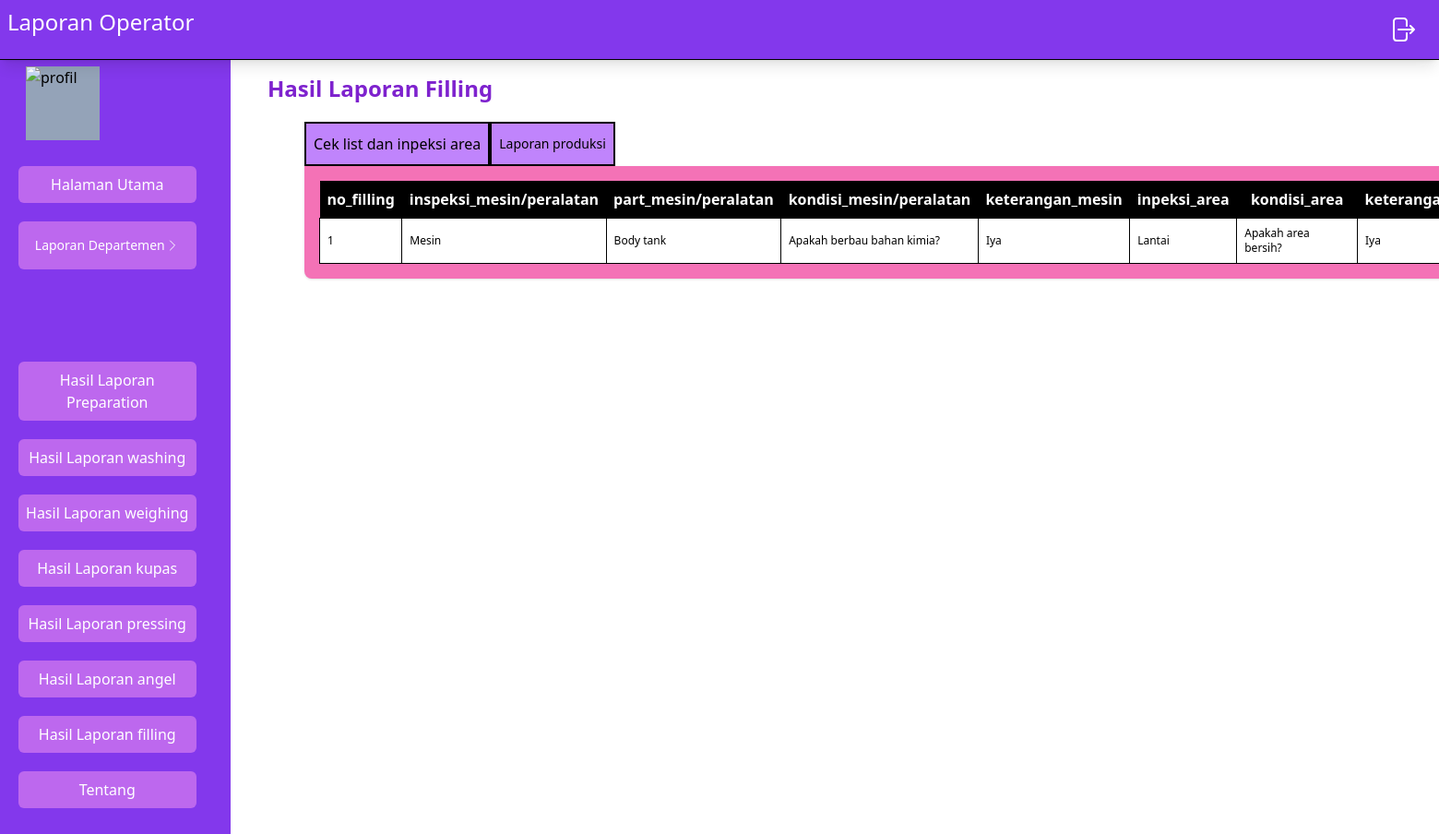
The app's page /src/Operator/laporanFilling.php, older data.
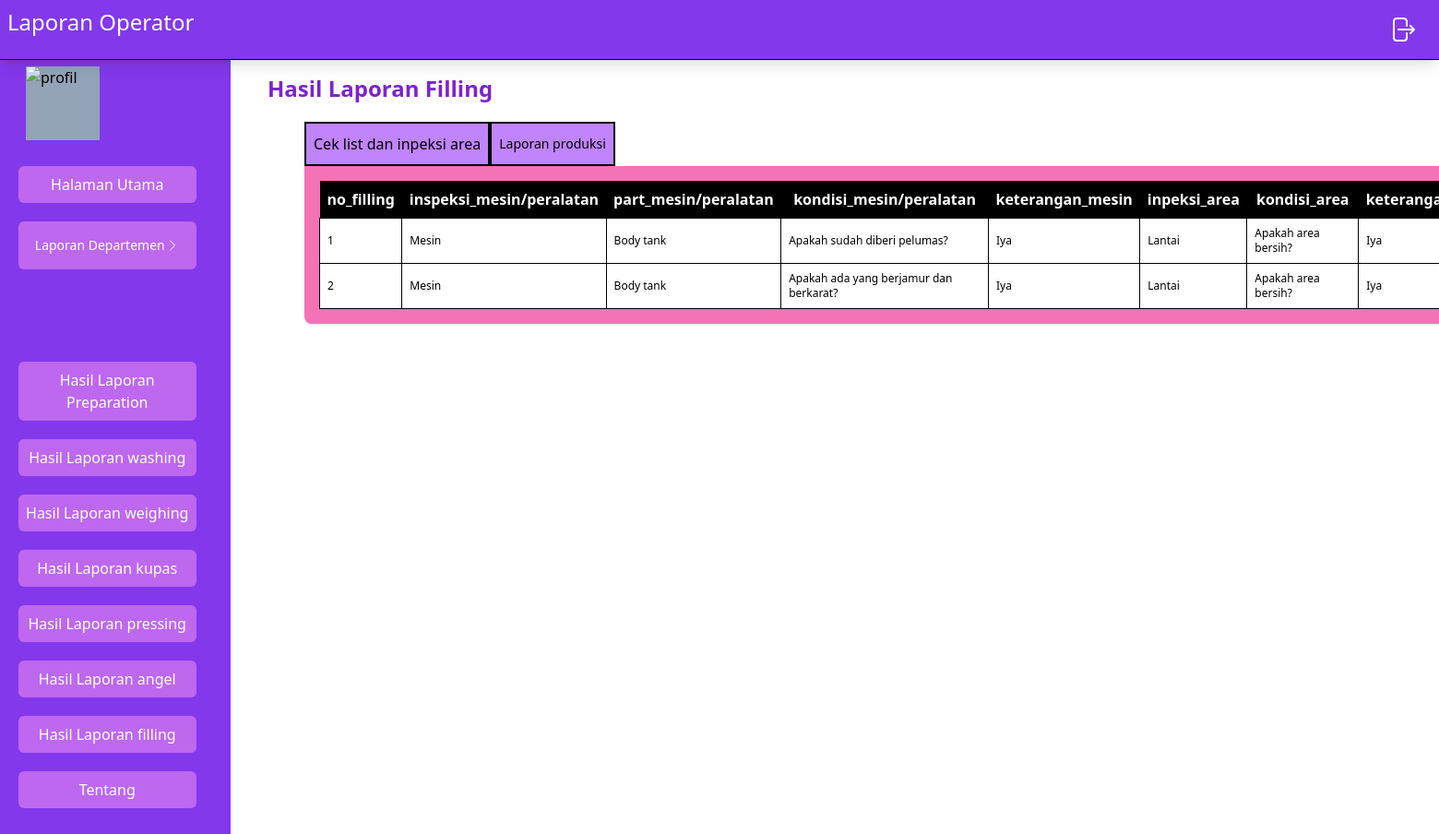
The same page, newer data.
### tables this page shows
CREATE TABLE `form_filling_inspeksi_area` (
  `no_filling` int NOT NULL,
  `inspeksi_mesin/peralatan` set('Mesin','Peralatan') NOT NULL,
  `part_mesin/peralatan` set('Body tank','Motor agilator','Pipa dan selang product','Conveyor','Nozzle','Mesin digital filling','Kaki mesin','Kabel selang angin','Krat','Slat','Jar 29L','Jar 5L','Selang air','Gelas ukur') NOT NULL,
  `kondisi_mesin/peralatan` varchar(50) NOT NULL,
  `keterangan_mesin` enum('Iya','Tidak') NOT NULL,
  `inpeksi_area` set('Lantai','Dinding','Gutter','Convayor','Wastafel stainless','pipa dan selang air') NOT NULL,
  `kondisi_area` set('Apakah area bersih?','Apakah ada area yang terkelupas?','Apakah ada area yang retak?','Apakah ada area yang berjamur?','Apakah ada sisa buah atau sayur?') NOT NULL,
  `keterangan_area` enum('Iya','Tidak') NOT NULL,
  `inspeksi_alat_cleaning` set('Alat pel','Tarikan air','Tools','Sikat','Sikat gagang','Sponge') NOT NULL,
  `kondisi_alat_cleaning` set('Apakah alat bersih?','Apakah alat berfungsi normal?','Apakah alat ada identitas?','Apakah alat bebas dari jamur?') NOT NULL,
  `keterangan_alat_cleaning` enum('Iya','Tidak') NOT NULL,
  `tanggal` date NOT NULL
);

### src/Operator/laporanFilling.php (the view, shortened to what this page needs)
<?php
include("navbar.php");
include("../koneksi.php");
$getDataCekList = mysqli_query($con ,"SELECT * FROM `form_filling_inspeksi_area` ");
?>
<!DOCTYPE html>
<html lang="en">
<head>
  <link rel="stylesheet" href="../../dist/output.css" />
</head>
<body>
  <div>
    <div class="flex">
      <div class="mainPage container mt-20 w-1/2 ml-20 ">
        <h1 class="text-2xl -ml-10 mb-5 text-purple-700 font-bold">
          Hasil Laporan Filling
        </h1>
        <div class="maincontainer lg:w-[1000px] lg:h-[400px] container h-[300px] w-[600px]">
          <div class="inline">
            <ul class="flex">
              <li
                class="btnProfil bg-purple-400 hover:bg-purple-600 h-12 w-fit p-2 text-md border-2 border-black text-center items-center flex justify-center cursor-pointer">
                Cek list dan inpeksi area
              </li>
              <li
                class="btnUbah bg-purple-400 hover:bg-purple-600  h-12 w-fit p-2 text-md border-2 border-black text-center items-center text-sm flex justify-center cursor-pointer">
                Laporan produksi
              </li>
            </ul>
          </div>
          <div class="bg-pink-400 shadow w-fit rounded-b-lg  flex  justify-center p-2">
          <section class="cekList">
              <div class=" items-center justify-evenly m-2 gap-4 w-full">
                <table>
                    <tr class="bg-black text-white p-2">
                        <th class="p-2">no_filling</th>
                        <th class="p-2">inspeksi_mesin/peralatan</th>
                        <th class="p-2">part_mesin/peralatan </th>
                        <th class="p-2">kondisi_mesin/peralatan</th>
                        <th class="p-2">keterangan_mesin</th>
                        <th class="p-2">inpeksi_area</th>
                        <th class="p-2">kondisi_area </th>
                        <th class="p-2">keterangan_area </th>
                    </tr>
                    <?php
                    $no = 1;
                    while ($data = mysqli_fetch_array($getDataCekList)) {
                        ?>
                        <tr class="text-xs bg-white border  ">
                            <td class=" p-2 border border-black ">
                                <?php echo $no; ?>
                            </td>
                            <td class=" p-2 border border-black ">
                                <?php echo $data['inspeksi_mesin/peralatan']; ?>
                            </td>
                            <td class=" p-2 border border-black ">
                                <?php echo $data['part_mesin/peralatan']; ?>
                            </td>
                            <td class=" p-2 border border-black ">
                                <?php echo $data['kondisi_mesin/peralatan']; ?>
                            </td>
                            <td class=" p-2 border border-black ">
                                <?php echo $data['keterangan_mesin']; ?>
                            </td>
                            <td class=" p-2 border border-black ">
                                <?php echo $data['inpeksi_area']; ?>
                            </td>
                            <td class=" p-2 border border-black ">
                                <?php echo $data['kondisi_area']; ?>
                            </td>
                            <td class=" p-2 border border-black ">
                                <?php echo $data['keterangan_area']; ?>
                            </td>
                        </tr>
                        <?php
                        $no++;
                    }
                    ?>
                </table>
              </div>
            </section>
          </div>
        </div>
      </div>
    </div>
  </div>
</body>
</html>

Row changes from the older to the newer data that the page shows:
changed form_filling_inspeksi_area: value "Apakah berbau bahan kimia?" → "Apakah sudah diberi pelumas?"
added form_filling_inspeksi_area: value "Mesin", value "Body tank", value "Apakah ada yang berjamur dan berkarat?", keterangan_mesin "Iya", inpeksi_area "Lantai", kondisi_area "Apakah area bersih?", keterangan_area "Iya"
